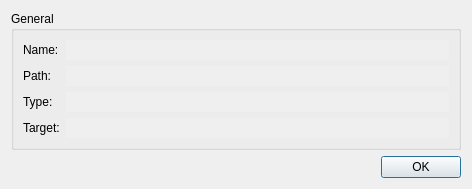
<?xml version="1.0" encoding="UTF-8"?>
<ui version="4.0">
 <class>LinkPropDialog</class>
 <widget class="QDialog" name="LinkPropDialog">
  <property name="geometry">
   <rect>
    <x>0</x>
    <y>0</y>
    <width>472</width>
    <height>160</height>
   </rect>
  </property>
  <property name="windowTitle">
   <string>Dialog</string>
  </property>
  <layout class="QVBoxLayout" name="verticalLayout">
   <item>
    <widget class="QGroupBox" name="database_gb">
     <property name="title">
      <string>General</string>
     </property>
     <layout class="QVBoxLayout" name="verticalLayout_2">
      <item>
       <layout class="QGridLayout" name="gridLayout">
        <item row="0" column="0">
         <widget class="QLabel" name="name_label">
          <property name="text">
           <string>Name:</string>
          </property>
         </widget>
        </item>
        <item row="0" column="1">
         <widget class="QLineEdit" name="nameLE">
          <property name="palette">
           <palette>
            <active>
             <colorrole role="Base">
              <brush brushstyle="SolidPattern">
               <color alpha="255">
                <red>239</red>
                <green>239</green>
                <blue>239</blue>
               </color>
              </brush>
             </colorrole>
            </active>
            <inactive>
             <colorrole role="Base">
              <brush brushstyle="SolidPattern">
               <color alpha="255">
                <red>239</red>
                <green>239</green>
                <blue>239</blue>
               </color>
              </brush>
             </colorrole>
            </inactive>
            <disabled>
             <colorrole role="Base">
              <brush brushstyle="SolidPattern">
               <color alpha="255">
                <red>244</red>
                <green>244</green>
                <blue>244</blue>
               </color>
              </brush>
             </colorrole>
            </disabled>
           </palette>
          </property>
          <property name="frame">
           <bool>false</bool>
          </property>
          <property name="readOnly">
           <bool>true</bool>
          </property>
         </widget>
        </item>
        <item row="1" column="0">
         <widget class="QLabel" name="path_label">
          <property name="text">
           <string>Path:</string>
          </property>
         </widget>
        </item>
        <item row="1" column="1">
         <widget class="QLineEdit" name="pathLE">
          <property name="palette">
           <palette>
            <active>
             <colorrole role="Base">
              <brush brushstyle="SolidPattern">
               <color alpha="255">
                <red>239</red>
                <green>239</green>
                <blue>239</blue>
               </color>
              </brush>
             </colorrole>
            </active>
            <inactive>
             <colorrole role="Base">
              <brush brushstyle="SolidPattern">
               <color alpha="255">
                <red>239</red>
                <green>239</green>
                <blue>239</blue>
               </color>
              </brush>
             </colorrole>
            </inactive>
            <disabled>
             <colorrole role="Base">
              <brush brushstyle="SolidPattern">
               <color alpha="255">
                <red>244</red>
                <green>244</green>
                <blue>244</blue>
               </color>
              </brush>
             </colorrole>
            </disabled>
           </palette>
          </property>
          <property name="frame">
           <bool>false</bool>
          </property>
          <property name="readOnly">
           <bool>true</bool>
          </property>
         </widget>
        </item>
        <item row="2" column="0">
         <widget class="QLabel" name="type_label">
          <property name="text">
           <string>Type:</string>
          </property>
         </widget>
        </item>
        <item row="2" column="1">
         <widget class="QLineEdit" name="typeLE">
          <property name="palette">
           <palette>
            <active>
             <colorrole role="Base">
              <brush brushstyle="SolidPattern">
               <color alpha="255">
                <red>239</red>
                <green>239</green>
                <blue>239</blue>
               </color>
              </brush>
             </colorrole>
            </active>
            <inactive>
             <colorrole role="Base">
              <brush brushstyle="SolidPattern">
               <color alpha="255">
                <red>239</red>
                <green>239</green>
                <blue>239</blue>
               </color>
              </brush>
             </colorrole>
            </inactive>
            <disabled>
             <colorrole role="Base">
              <brush brushstyle="SolidPattern">
               <color alpha="255">
                <red>244</red>
                <green>244</green>
                <blue>244</blue>
               </color>
              </brush>
             </colorrole>
            </disabled>
           </palette>
          </property>
          <property name="frame">
           <bool>false</bool>
          </property>
         </widget>
        </item>
        <item row="3" column="0">
         <widget class="QLabel" name="target_label">
          <property name="text">
           <string>Target:</string>
          </property>
         </widget>
        </item>
        <item row="3" column="1">
         <widget class="QLineEdit" name="targetLE">
          <property name="palette">
           <palette>
            <active>
             <colorrole role="Base">
              <brush brushstyle="SolidPattern">
               <color alpha="255">
                <red>239</red>
                <green>239</green>
                <blue>239</blue>
               </color>
              </brush>
             </colorrole>
            </active>
            <inactive>
             <colorrole role="Base">
              <brush brushstyle="SolidPattern">
               <color alpha="255">
                <red>239</red>
                <green>239</green>
                <blue>239</blue>
               </color>
              </brush>
             </colorrole>
            </inactive>
            <disabled>
             <colorrole role="Base">
              <brush brushstyle="SolidPattern">
               <color alpha="255">
                <red>244</red>
                <green>244</green>
                <blue>244</blue>
               </color>
              </brush>
             </colorrole>
            </disabled>
           </palette>
          </property>
          <property name="frame">
           <bool>false</bool>
          </property>
          <property name="readOnly">
           <bool>true</bool>
          </property>
         </widget>
        </item>
       </layout>
      </item>
     </layout>
    </widget>
   </item>
   <item>
    <widget class="QDialogButtonBox" name="buttonBox">
     <property name="orientation">
      <enum>Qt::Horizontal</enum>
     </property>
     <property name="standardButtons">
      <set>QDialogButtonBox::Ok</set>
     </property>
    </widget>
   </item>
  </layout>
 </widget>
 <resources/>
 <connections>
  <connection>
   <sender>buttonBox</sender>
   <signal>accepted()</signal>
   <receiver>LinkPropDialog</receiver>
   <slot>accept()</slot>
   <hints>
    <hint type="sourcelabel">
     <x>248</x>
     <y>254</y>
    </hint>
    <hint type="destinationlabel">
     <x>157</x>
     <y>274</y>
    </hint>
   </hints>
  </connection>
  <connection>
   <sender>buttonBox</sender>
   <signal>rejected()</signal>
   <receiver>LinkPropDialog</receiver>
   <slot>reject()</slot>
   <hints>
    <hint type="sourcelabel">
     <x>316</x>
     <y>260</y>
    </hint>
    <hint type="destinationlabel">
     <x>286</x>
     <y>274</y>
    </hint>
   </hints>
  </connection>
 </connections>
</ui>
